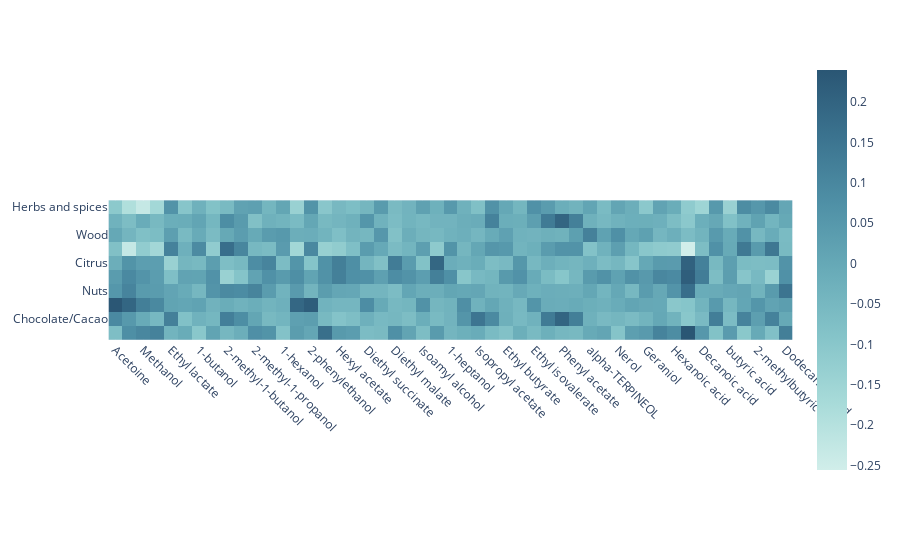

Notebook code cell kept with this figure:
### Markdown cell above
### 4.2. The relationship of flavor and chemical composition
Let's build correlation matrices that reflect the relationship between the aroma of wine and its chemical composition to make sure that our dataset corresponds to reality
#### 4.2.1. Pearson Correlation Coefficient

### Code cell
# Creating a table containing the chemical composition and aromatic characteristics
aroma_chem_df = wine_aroma_df.loc[:, 'Acetoine':]
aroma_chem_df = aroma_chem_df.drop(['DOI', 'Descriptors'], axis = 1)

# Calculate the correlation between chemical composition and aromatic characteristics
correlation_matrix = aroma_chem_df.corr().tail(10).loc[:, 'Acetoine' : 'Dodecanoic acid']

# Building a heat map with rotated x-axis labels
fig = px.imshow(correlation_matrix, color_continuous_scale=px.colors.sequential.Teal)

fig.update_xaxes(tickangle=45)  

fig.update_layout(
    title_font_size=24,  
    legend_font_size=20,  
    legend_title_font_size=18  
)

fig.show()

### Figure 1 — Plotly figure (JSON) as saved in the notebook; plotly's stock layout.template omitted (floating-point values rounded to 4 significant figures; data arrays with more than 128 entries replaced by an {"elided": "..."} marker saying what was removed)
{"data": [{"coloraxis": "coloraxis", "hovertemplate": "x: %{x}<br>y: %{y}<br>color: %{z}<extra></extra>", "name": "0", "type": "heatmap", "x": ["Acetoine", "Acetaldehyde", "Methanol", "1-propanol", "Ethyl lactate", "Isobutanol", "1-butanol", "2-butanol", "2-methyl-1-butanol", "3-methyl-1-butanol", "2-methyl-1-propanol", "1-pentanol", "1-hexanol", "2,3-butanediol", "2-phenylethanol", "3-(Methylthio)-1-propanol", "Hexyl acetate", "Ethyl octanoate", "Diethyl succinate", "2-phenylethyl acetate", "Diethyl malate", "Ethyl decanoate", "Isoamyl alcohol", "Isoamyl acetate", "1-heptanol", "Ethyl acetate", "Isopropyl acetate", "Isobutyl acetate", "Ethyl butyrate", "Ethyl hexanoate", "Ethyl isovalerate", "Pentyl acetate", "Phenyl acetate", "Ethyl caprylate", "alpha-TERPINEOL", "Linalool ", "Nerol", "Citronellol", "Geraniol", "1-octanol", "Hexanoic acid", "Octanoic acid", "Decanoic acid", "Propanoic acid", "butyric acid", "2-methylpropanoic acid", "2-methylbutyric acid", "3-methylbutyric acid", "Dodecanoic acid"], "xaxis": "x", "y": ["Herbs and spices", "Tobacco/Smoke", "Wood", "Berries", "Citrus", "Fruits", "Nuts", "Coffee", "Chocolate/Cacao", "Flowers"], "yaxis": "y", "z": {"elided": "10x49 float values"}}], "layout": {"coloraxis": {"colorscale": [[0, "rgb(209, 238, 234)"], [0.1667, "rgb(168, 219, 217)"], [0.3333, "rgb(133, 196, 201)"], [0.5, "rgb(104, 171, 184)"], [0.6667, "rgb(79, 144, 166)"], [0.8333, "rgb(59, 115, 143)"], [1, "rgb(42, 86, 116)"]]}, "legend": {"font": {"size": 20}, "title": {"font": {"size": 18}}}, "margin": {"t": 60}, "title": {"font": {"size": 24}}, "xaxis": {"anchor": "y", "constrain": "domain", "domain": [0, 1], "scaleanchor": "y", "tickangle": 45}, "yaxis": {"anchor": "x", "autorange": "reversed", "constrain": "domain", "domain": [0, 1]}}}
